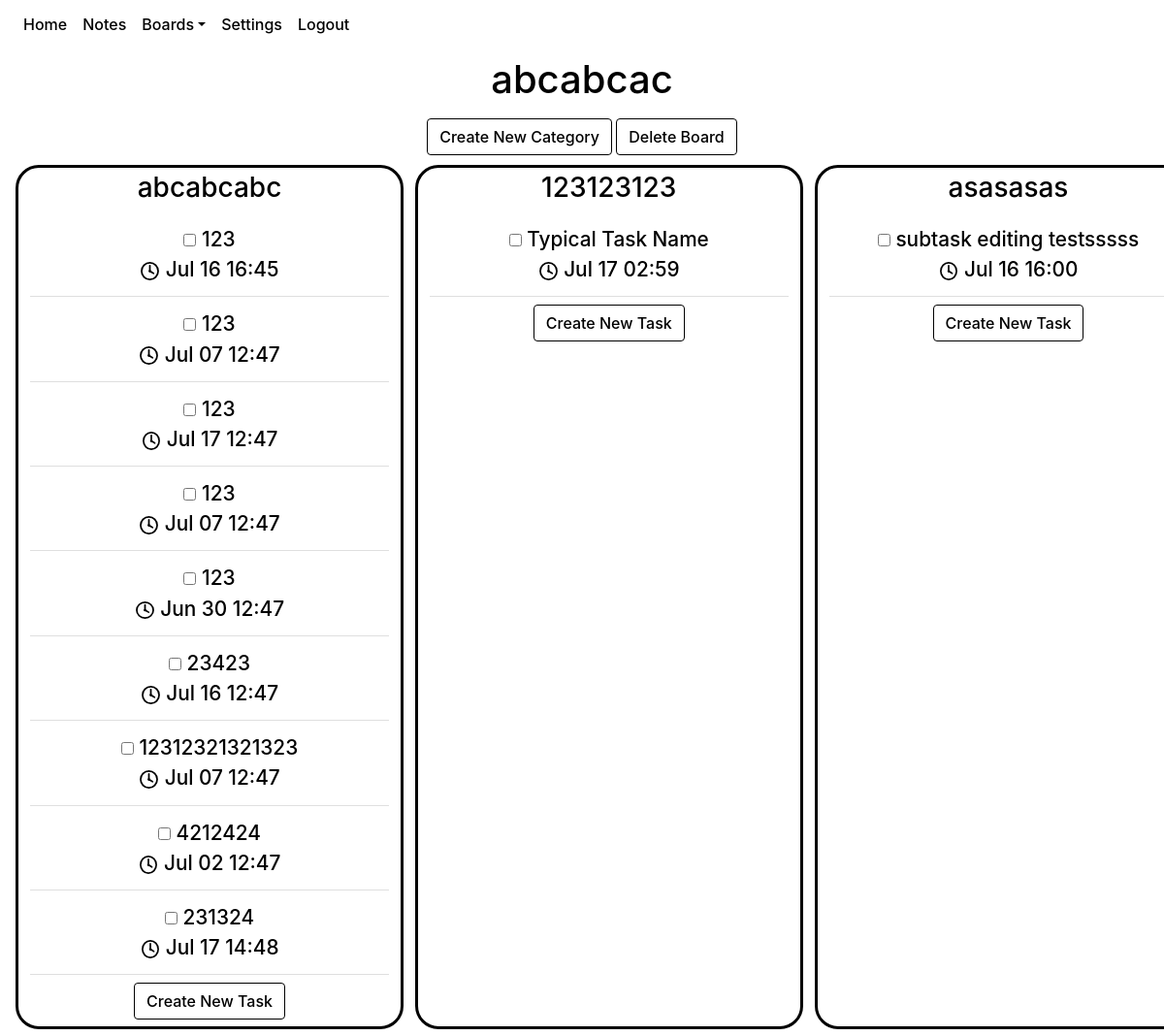
/boards/1 (signed in), run on an earlier commit of the app's database.
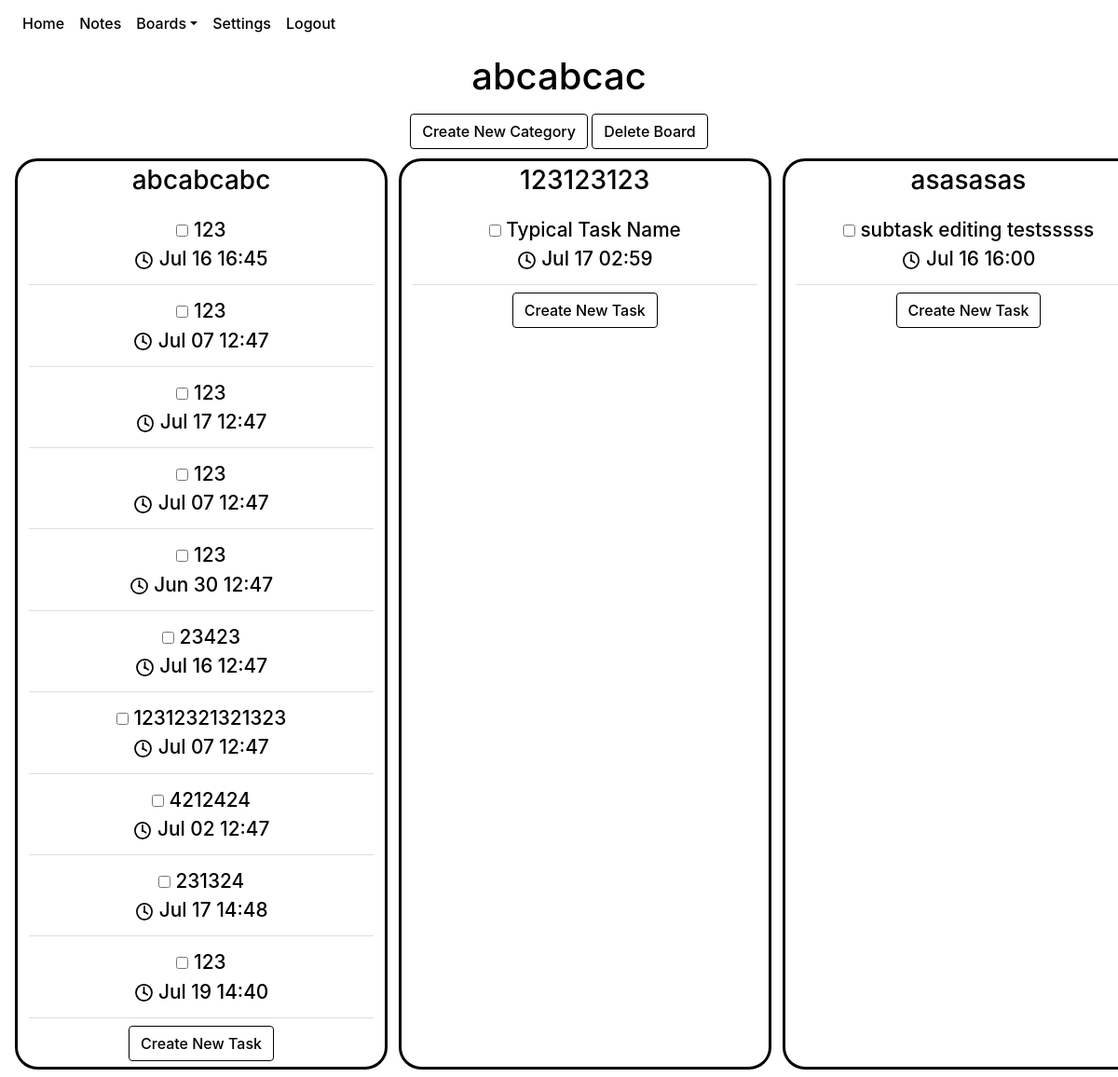
And on a later commit of the database.
### website/models.py (models this page shows)
class Board(db.Model):
    id = db.Column(db.Integer, primary_key = True)
    name = db.Column(db.String(100))
    date = db.Column(db.DateTime(timezone=True), default=func.now())
    category_num = db.Column(db.Integer)
    categories = db.relationship('Category')
    tasks = db.relationship('Task')
    user_id = db.Column(db.Integer, db.ForeignKey('user.id'))

class Category(db.Model):
    id = db.Column(db.Integer, primary_key = True)
    name = db.Column(db.String(100))
    date = db.Column(db.DateTime(timezone=True), default=func.now())
    user_id = db.Column(db.Integer, db.ForeignKey('user.id'))
    board_id = db.Column(db.Integer,db.ForeignKey('board.id'))
    tasks = db.relationship('Task')

class Task(db.Model):
    id = db.Column(db.Integer, primary_key = True)
    created = db.Column(db.DateTime(timezone = True), default = func.now())
    last_modified = db.Column(db.DateTime(timezone = True), default = func.now())
    due_date = db.Column(db.DateTime(timezone = True))
    name = db.Column(db.String(100))
    description = db.Column(db.String(10000))
    completed = db.Column(db.Boolean, default = False)
    category = db.Column(db.Integer, db.ForeignKey('category.id'))
    board = db.Column(db.Integer, db.ForeignKey('board.id'))
    subtasks = db.relationship('Subtask')
    user_id = db.Column(db.Integer, db.ForeignKey('user.id'))

### website/views.py (the view)
@views.route('/boards/<board>', methods = ['GET'])
@login_required
def view_board(board):
    return render_template("boardview.html", user = current_user, board = board)

### website/__init__.py (called while the page is built)
def create_app():
    app = Flask(__name__)
    app.config['SECRET_KEY'] = urandom(12).hex()
    app.config['SQLALCHEMY_DATABASE_URI'] = f'sqlite:///{DB_NAME}'
    app.config['SQLALCHEMY_TRACK_MODIFICATIONS'] = False
    db.init_app(app)
    from .views import views
    from .auth import auth
    app.register_blueprint(views, url_prefix='/')
    app.register_blueprint(auth, url_prefix='/')
    from .models import User, Note, Board, Task, Category
    create_database(app)
    login_manager = LoginManager()
    login_manager.login_view = 'auth.login'
    login_manager.init_app(app)
    @login_manager.user_loader
    def load_user(id):
        return User.query.get(id)
    return app

### website/templates/boardview.html (shortened to what this page needs)
{% extends "base.html" %}
{% block style %}
<link rel="stylesheet" href="{{ url_for('static', filename = 'boardView.css') }}" />
{% endblock %}
{% block content %}
{% for boardObject in user.boards%}
{% if boardObject.id == board|int %}
{% set boardname = boardObject.name|string %}
<div class="board-title" id="board-title-div">
<h1 align="center"
id="board-title"
class="title"
ondblclick="editTitleDisplay()"
name="board-title">
{{ boardname }}
</h1>
</div>
<div align="center">
<button
class="btn btn-primary"
id="create-category-button"
onclick="showCategoryCreation()"
>
Create New Category
</button>
<button
onclick="showDeleteConfirmation(`deleteBoard({{ boardObject.id }});`, 'board');"
id="deleteBoard"
class="btn btn-secondary"
href="/boards"
>
Delete Board
</button>
</div>
<div align="center"
class="board_content"
id="envelop_content" >
{% for cat in boardObject.categories %}
<div align="center" class="category-container" name="{{ cat.name }}">
    <h3 align="center" class="display-category category_name C{{cat.id}}" ondblclick="editCategoryDisplay('{{cat.id}}')", id="category-title-{{cat.id}}" >{{ cat.name }}</h3>
    <ul class="list-group list-group-flush task_list">
    {% for task in cat.tasks%}
    {% if task.completed == False %}
    <li align="center" class="list-group-item task-item-incompleted">
        <input
        type="checkbox"
        class="task-checkbox"
        id="{{task.id}}"
        onclick="toggleTaskCompletion({{task.id}}, {{boardObject.id}})"/>
        <a class="edit_task_link" href="/boards/{{boardObject.id}}/{{cat.id}}/{{task.id}}">
            <span class="incompleted-task-text">{{task.name}}<br><img src="{{url_for('static', filename = 'clock.svg')}}" id="clock-svg"> {{task.due_date.strftime('%b %d %H:%M')}}</span>
        </a>
    </li>
    {% endif %}
    {% endfor %}
    </ul>
    <div align="center" id="new-task-container-div" class="new-task-container">
    <button
    class="btn btn-primary"
    id="createTask"
    onclick="showTaskCreation({{ boardObject.id }}, {{ cat.id }} )"
    >
    Create New Task
    </button>
    </div>
</div>
{% endfor %}
</div>
{% endif %}
{% endfor %}
{% endblock %}

### website/templates/base.html (shortened to what this page needs)
<!DOCTYPE html>
<html>
  <head>
    <link
      rel="stylesheet"
      href="https://stackpath.bootstrapcdn.com/bootstrap/4.4.1/css/bootstrap.min.css"
    />
    <link
      rel="stylesheet"
      href="https://stackpath.bootstrapcdn.com/font-awesome/4.7.0/css/font-awesome.min.css"
    />
    <link rel="stylesheet"
    href="{{url_for('static', filename='fontpicker.css')}}"
    />
    <link
      rel="stylesheet"
      href="{{ url_for('static', filename='base.css')}}"
    />
    {% block style %}{% endblock %}
  </head>
  <body>
    <nav class="navbar navbar-expand-lg navbar-dark bg-dark">
      <div class="collapse navbar-collapse" id="navbar">
        <div class="navbar-nav">
          {% if user.is_authenticated %}
          <a class="nav-item nav-link" id="home" href="/">Home</a>
          <a class="nav-item nav-link" id="Notes" href="/notes">Notes</a>
          <li class="nav-item dropdown">
            <a class="nav-link dropdown-toggle" data-toggle="dropdown" href="/boards" role="button">Boards</a>
          </li>
          <a class="nav-item nav-link" id="settings" href="/settings">Settings</a>
          <a class="nav-item nav-link" id="logout" href="/logout">Logout</a>
          {% else %}
          <a class="nav-item nav-link" id="home" href="/">Home</a>
          <a class="nav-item nav-link" id="login" href="/login">Login</a>
          <a class="nav-item nav-link" id="signUp" href="/sign-up">Sign Up</a>
          {% endif %}
        </div>
      </div>
    </nav>
    <div id="container">
      {% block content %} {% endblock %}
      </div>
  </body>
</html>

### website/static/base.css (style rules this page uses)
html { height: 100vh; min-width: 99.5vw; max-width: 100vw; background-color: var(--navbar-background-color); }
:root { --background-color: #343a40; --text-color: #ffffff; --navbar-text-color: #9a9da0; --navbar-highlight-color: #ffffff; --navbar-background-color: #343a40; --button-text-color: #ffffff; --confirm-button-color: #007bff; --cancel-button-color: #6c757d; --delete-button-color: #ff0000; --create-screen-filter:rgba(0,0,255,.4); --delete-screen-filter:rgba(255,0,0,.6); --font-family: -apple-system, BlinkMacSystemFont,'Segoe UI',Roboto,'Helvetica Neue',Arial,'Noto Sans',sans-serif,'Apple Color Emoji','Segoe UI Emoji','Segoe UI Symbol','Noto Color Emoji'; --font-style: none; --font-weight: 500; }
body { width: 100%; min-height: 100vh; color: var(--text-color); background-color: var(--navbar-background-color); font-weight: var(--font-weight); font-family: var(--font-family); font-style: var(--font-style); }
nav.navbar { height: 6.3vh; }
div#container { height: 93.7vh; min-width: 100%; background-color: var(--background-color); }
.navbar { background-color: var(--navbar-background-color)!important; }
div.dropdown-menu.show, div.navbar-collapse.collapse, li.dropdown { background-color: var(--navbar-background-color)!important; }
.navbar a { color: var(--navbar-text-color)!important; background-color: var(--navbar-background-color)!important; }
h1, h2, h3, h4, h5, h6, p, div, a, li.list-group-item { color: var(--text-color); background-color: var(--background-color); font-weight: var(--font-weight); font-family: var(--font-family); font-style: var(--font-style); }
button.btn.btn-primary { background-color: var(--confirm-button-color)!important; border-color: var(--confirm-button-color)!important; color: var(--button-text-color)!important; font-weight: var(--font-weight); font-family: var(--font-family); font-style: var(--font-style); }
button.btn.btn-secondary { background-color: var(--cancel-button-color)!important; border-color: var(--cancel-button-color)!important; color: var(--button-text-color)!important; font-weight: var(--font-weight); font-family: var(--font-family); font-style: var(--font-style); }

### website/static/boardView.css (style rules this page uses)
body { width: 100%; height: 80vh; }
#container { width: 100%; height: 100%; }
div#board-title-div { align-items: center; display:block; width:100%; min-width: 100%; padding: 0.5rem; }
:root { --show-title: block; --show-input-box: None; --show-changename-button: None; --category-background-color: var(--background-color); }
input { text-align: center; }
h1#board-title { display: var(--show-title); }
.board_content { position: relative; display: grid; grid-template-rows: 1fr; grid-auto-columns: 25rem; min-width: 100%; overflow-x: auto; min-height: 86.7%; max-height: fit-content; gap: 0% 1%; background-color: none; margin-bottom: 1%; padding: 0.5% 1%; }
div.category-container { justify-content: center; grid-row: 1; background-color: var(--background-color); border-radius: 1.5rem; height: 99.4%; width: 100%; max-height: none; padding: 0.25rem; margin: 0.25rem; border-color: var(--navbar-background-color); border-width: .2rem; border-style: solid; }
li.task-item-incompleted { text-decoration: none; background-color: var(--category-background-color); }
ul.task_list { list-style-type: none; margin: 0.5rem; padding: 0; font-size: 1.3rem; word-wrap:break-word; max-width: 100%; background-color: var(--category-background-color); overflow-y: auto; min-height: fit-content; }
.incompleted-task-text, .completed-task-text { background-color: var(--category-background-color); }
.category_name, .new-task-container { background-color: inherit; width: fit-content; height: fit-content; }
img#clock-svg { width: 1.3rem; }
a.edit_task_link { color:black; }

What changed in the data, as far as the page shows it:
added Task: name "123", completed False (drawn), due_date "Jul 19 14:40", shown under Category "abcabcabc"
